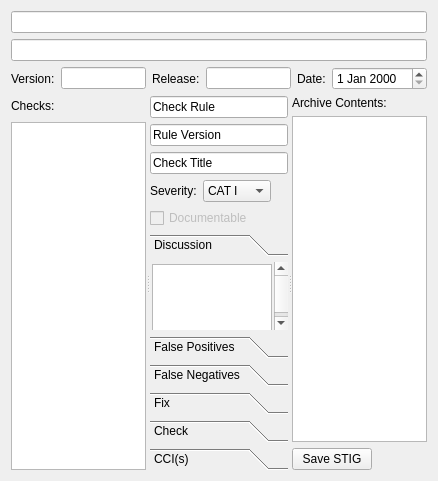
<?xml version="1.0" encoding="UTF-8"?>
<ui version="4.0">
 <class>STIGEdit</class>
 <widget class="QWidget" name="STIGEdit">
  <property name="geometry">
   <rect>
    <x>0</x>
    <y>0</y>
    <width>438</width>
    <height>474</height>
   </rect>
  </property>
  <property name="windowTitle">
   <string>Form</string>
  </property>
  <layout class="QVBoxLayout" name="verticalLayout">
   <item>
    <layout class="QVBoxLayout" name="verticalLayout_9">
     <item>
      <widget class="QLineEdit" name="txtTitle">
       <property name="toolTip">
        <string>STIG Title</string>
       </property>
      </widget>
     </item>
     <item>
      <widget class="QLineEdit" name="txtDescription">
       <property name="toolTip">
        <string>STIG Description</string>
       </property>
      </widget>
     </item>
     <item>
      <layout class="QHBoxLayout" name="horizontalLayout_2">
       <item>
        <widget class="QLabel" name="lblVersion">
         <property name="text">
          <string>Version:</string>
         </property>
        </widget>
       </item>
       <item>
        <widget class="QLineEdit" name="txtVersion"/>
       </item>
       <item>
        <widget class="QLabel" name="lblRelease">
         <property name="text">
          <string>Release:</string>
         </property>
        </widget>
       </item>
       <item>
        <widget class="QLineEdit" name="txtRelease"/>
       </item>
       <item>
        <widget class="QLabel" name="lblDate">
         <property name="text">
          <string>Date:</string>
         </property>
        </widget>
       </item>
       <item>
        <widget class="QDateEdit" name="date"/>
       </item>
      </layout>
     </item>
    </layout>
   </item>
   <item>
    <widget class="QSplitter" name="splitter">
     <property name="orientation">
      <enum>Qt::Horizontal</enum>
     </property>
     <widget class="QWidget" name="layoutWidget">
      <layout class="QVBoxLayout" name="col1">
       <item>
        <layout class="QHBoxLayout" name="horizontalLayout_6">
         <item>
          <widget class="QLabel" name="label_2">
           <property name="text">
            <string>Checks:</string>
           </property>
          </widget>
         </item>
         <item>
          <spacer name="horizontalSpacer_5">
           <property name="orientation">
            <enum>Qt::Horizontal</enum>
           </property>
           <property name="sizeHint" stdset="0">
            <size>
             <width>40</width>
             <height>20</height>
            </size>
           </property>
          </spacer>
         </item>
        </layout>
       </item>
       <item>
        <widget class="QListWidget" name="lstChecks">
         <property name="selectionMode">
          <enum>QAbstractItemView::SingleSelection</enum>
         </property>
         <property name="sortingEnabled">
          <bool>false</bool>
         </property>
        </widget>
       </item>
      </layout>
     </widget>
     <widget class="QWidget" name="layoutWidget_2">
      <layout class="QVBoxLayout" name="col2">
       <item>
        <widget class="QLineEdit" name="txtCheckRule">
         <property name="toolTip">
          <string>Check Rule</string>
         </property>
         <property name="text">
          <string>Check Rule</string>
         </property>
        </widget>
       </item>
       <item>
        <widget class="QLineEdit" name="txtCheckRuleVersion">
         <property name="text">
          <string>Rule Version</string>
         </property>
        </widget>
       </item>
       <item>
        <widget class="QLineEdit" name="txtCheckTitle">
         <property name="toolTip">
          <string>Check Title</string>
         </property>
         <property name="text">
          <string>Check Title</string>
         </property>
         <property name="wordWrap" stdset="0">
          <bool>true</bool>
         </property>
        </widget>
       </item>
       <item>
        <layout class="QHBoxLayout" name="horizontalLayout_4">
         <item>
          <widget class="QLabel" name="label_6">
           <property name="text">
            <string>Severity:</string>
           </property>
          </widget>
         </item>
         <item>
          <widget class="QComboBox" name="cboBoxSeverity">
           <item>
            <property name="text">
             <string>CAT I</string>
            </property>
           </item>
           <item>
            <property name="text">
             <string>CAT II</string>
            </property>
           </item>
           <item>
            <property name="text">
             <string>CAT III</string>
            </property>
           </item>
           <item>
            <property name="text">
             <string>CAT IV</string>
            </property>
           </item>
          </widget>
         </item>
         <item>
          <spacer name="horizontalSpacer_3">
           <property name="orientation">
            <enum>Qt::Horizontal</enum>
           </property>
           <property name="sizeHint" stdset="0">
            <size>
             <width>40</width>
             <height>20</height>
            </size>
           </property>
          </spacer>
         </item>
        </layout>
       </item>
       <item>
        <widget class="QCheckBox" name="cbDocumentable">
         <property name="enabled">
          <bool>false</bool>
         </property>
         <property name="text">
          <string>Documentable</string>
         </property>
        </widget>
       </item>
       <item>
        <widget class="QToolBox" name="toolBox">
         <property name="toolTip">
          <string>STIG Details</string>
         </property>
         <property name="currentIndex">
          <number>0</number>
         </property>
         <widget class="QWidget" name="Discussion">
          <property name="geometry">
           <rect>
            <x>0</x>
            <y>0</y>
            <width>136</width>
            <height>81</height>
           </rect>
          </property>
          <attribute name="label">
           <string>Discussion</string>
          </attribute>
          <layout class="QVBoxLayout" name="verticalLayout_2">
           <property name="spacing">
            <number>2</number>
           </property>
           <property name="leftMargin">
            <number>2</number>
           </property>
           <property name="topMargin">
            <number>2</number>
           </property>
           <property name="rightMargin">
            <number>2</number>
           </property>
           <property name="bottomMargin">
            <number>2</number>
           </property>
           <item>
            <widget class="QTextEdit" name="txtDiscussion">
             <property name="readOnly">
              <bool>false</bool>
             </property>
             <property name="acceptRichText">
              <bool>false</bool>
             </property>
             <property name="text" stdset="0">
              <string>Discussion</string>
             </property>
             <property name="wordWrap" stdset="0">
              <bool>true</bool>
             </property>
            </widget>
           </item>
          </layout>
         </widget>
         <widget class="QWidget" name="FalsePositives">
          <property name="geometry">
           <rect>
            <x>0</x>
            <y>0</y>
            <width>136</width>
            <height>81</height>
           </rect>
          </property>
          <attribute name="label">
           <string>False Positives</string>
          </attribute>
          <layout class="QVBoxLayout" name="verticalLayout_3">
           <property name="spacing">
            <number>2</number>
           </property>
           <property name="leftMargin">
            <number>2</number>
           </property>
           <property name="topMargin">
            <number>2</number>
           </property>
           <property name="rightMargin">
            <number>2</number>
           </property>
           <property name="bottomMargin">
            <number>2</number>
           </property>
           <item>
            <widget class="QTextEdit" name="txtFalsePositives">
             <property name="readOnly">
              <bool>false</bool>
             </property>
             <property name="acceptRichText">
              <bool>false</bool>
             </property>
             <property name="text" stdset="0">
              <string>False Positives</string>
             </property>
             <property name="wordWrap" stdset="0">
              <bool>true</bool>
             </property>
            </widget>
           </item>
          </layout>
         </widget>
         <widget class="QWidget" name="FalseNegatives">
          <property name="geometry">
           <rect>
            <x>0</x>
            <y>0</y>
            <width>136</width>
            <height>81</height>
           </rect>
          </property>
          <attribute name="label">
           <string>False Negatives</string>
          </attribute>
          <layout class="QVBoxLayout" name="verticalLayout_4">
           <property name="spacing">
            <number>2</number>
           </property>
           <property name="leftMargin">
            <number>2</number>
           </property>
           <property name="topMargin">
            <number>2</number>
           </property>
           <property name="rightMargin">
            <number>2</number>
           </property>
           <property name="bottomMargin">
            <number>2</number>
           </property>
           <item>
            <widget class="QTextEdit" name="txtFalseNegatives">
             <property name="readOnly">
              <bool>false</bool>
             </property>
             <property name="acceptRichText">
              <bool>false</bool>
             </property>
             <property name="text" stdset="0">
              <string>False Negatives</string>
             </property>
             <property name="wordWrap" stdset="0">
              <bool>true</bool>
             </property>
            </widget>
           </item>
          </layout>
         </widget>
         <widget class="QWidget" name="Fix">
          <property name="geometry">
           <rect>
            <x>0</x>
            <y>0</y>
            <width>136</width>
            <height>81</height>
           </rect>
          </property>
          <attribute name="label">
           <string>Fix</string>
          </attribute>
          <layout class="QVBoxLayout" name="verticalLayout_5">
           <property name="spacing">
            <number>2</number>
           </property>
           <property name="leftMargin">
            <number>2</number>
           </property>
           <property name="topMargin">
            <number>2</number>
           </property>
           <property name="rightMargin">
            <number>2</number>
           </property>
           <property name="bottomMargin">
            <number>2</number>
           </property>
           <item>
            <widget class="QTextEdit" name="txtFix">
             <property name="readOnly">
              <bool>false</bool>
             </property>
             <property name="acceptRichText">
              <bool>false</bool>
             </property>
             <property name="text" stdset="0">
              <string>Fix</string>
             </property>
             <property name="wordWrap" stdset="0">
              <bool>true</bool>
             </property>
            </widget>
           </item>
          </layout>
         </widget>
         <widget class="QWidget" name="Check">
          <property name="geometry">
           <rect>
            <x>0</x>
            <y>0</y>
            <width>136</width>
            <height>81</height>
           </rect>
          </property>
          <attribute name="label">
           <string>Check</string>
          </attribute>
          <layout class="QVBoxLayout" name="verticalLayout_6">
           <property name="spacing">
            <number>2</number>
           </property>
           <property name="leftMargin">
            <number>2</number>
           </property>
           <property name="topMargin">
            <number>2</number>
           </property>
           <property name="rightMargin">
            <number>2</number>
           </property>
           <property name="bottomMargin">
            <number>2</number>
           </property>
           <item>
            <widget class="QTextEdit" name="txtCheck">
             <property name="readOnly">
              <bool>false</bool>
             </property>
             <property name="acceptRichText">
              <bool>false</bool>
             </property>
             <property name="text" stdset="0">
              <string>Check</string>
             </property>
             <property name="wordWrap" stdset="0">
              <bool>true</bool>
             </property>
            </widget>
           </item>
          </layout>
         </widget>
         <widget class="QWidget" name="CCIs">
          <property name="geometry">
           <rect>
            <x>0</x>
            <y>0</y>
            <width>136</width>
            <height>81</height>
           </rect>
          </property>
          <attribute name="label">
           <string>CCI(s)</string>
          </attribute>
          <layout class="QVBoxLayout" name="verticalLayout_7">
           <property name="spacing">
            <number>2</number>
           </property>
           <property name="leftMargin">
            <number>2</number>
           </property>
           <property name="topMargin">
            <number>2</number>
           </property>
           <property name="rightMargin">
            <number>2</number>
           </property>
           <property name="bottomMargin">
            <number>2</number>
           </property>
           <item>
            <widget class="QTextEdit" name="txtCcis">
             <property name="readOnly">
              <bool>false</bool>
             </property>
             <property name="acceptRichText">
              <bool>false</bool>
             </property>
             <property name="text" stdset="0">
              <string>CCI(s)</string>
             </property>
             <property name="wordWrap" stdset="0">
              <bool>true</bool>
             </property>
            </widget>
           </item>
          </layout>
         </widget>
        </widget>
       </item>
      </layout>
     </widget>
     <widget class="QWidget" name="layoutWidget_3">
      <layout class="QVBoxLayout" name="col3">
       <item>
        <widget class="QLabel" name="label_8">
         <property name="text">
          <string>Archive Contents:</string>
         </property>
        </widget>
       </item>
       <item>
        <widget class="QPlainTextEdit" name="txtFindingDetails"/>
       </item>
       <item>
        <layout class="QHBoxLayout" name="horizontalLayout_5">
         <item>
          <widget class="QPushButton" name="btnSave">
           <property name="text">
            <string>Save STIG</string>
           </property>
          </widget>
         </item>
         <item>
          <spacer name="horizontalSpacer">
           <property name="orientation">
            <enum>Qt::Horizontal</enum>
           </property>
           <property name="sizeHint" stdset="0">
            <size>
             <width>40</width>
             <height>20</height>
            </size>
           </property>
          </spacer>
         </item>
        </layout>
       </item>
      </layout>
     </widget>
    </widget>
   </item>
  </layout>
 </widget>
 <resources/>
 <connections>
  <connection>
   <sender>lstChecks</sender>
   <signal>itemSelectionChanged()</signal>
   <receiver>STIGEdit</receiver>
   <slot>SelectCheck()</slot>
   <hints>
    <hint type="sourcelabel">
     <x>76</x>
     <y>291</y>
    </hint>
    <hint type="destinationlabel">
     <x>218</x>
     <y>236</y>
    </hint>
   </hints>
  </connection>
 </connections>
 <slots>
  <slot>SelectCheck()</slot>
 </slots>
</ui>
